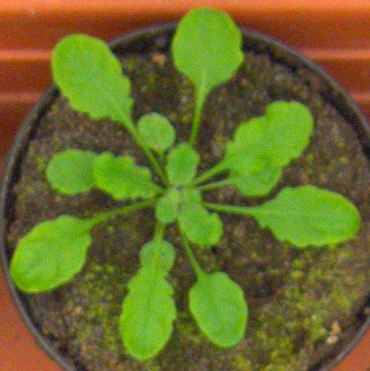
#> input picture ara2012_plant024_rgb.png, 370 x 371 px
$ jupyter execute hw3_input1.ipynb
#> lines starting #> are read from the running program, lines starting #| are printed output that depends on the picture; after the words box and inside, x2 and y2 are one past the last pixel; in counts of white or black regions, pixels touching at a corner belong together
[cell 1]
#Şevval Kaplan & Şevval Yardımcı Group Homework-3

import cv2
import numpy as np
import matplotlib.pyplot as plt

#loading RGB image and displaying the original input
image = cv2.imread('ara2012_plant024_rgb.png')
#> image is the input picture: shape (371, 370, 3); mean B, G, R 42.3, 107.2, 105.8
plt.figure(figsize=(8, 8))
image = cv2.cvtColor(image, cv2.COLOR_BGR2RGB)
plt.imshow(image)
plt.title('input image')
plt.show()

#reshaping the image to 2D
pixels = image.reshape(-1, 3)

#performed k-means clustering for different k values
k_values = [2, 3, 4, 5]
segmentations = []

for k in k_values:
    _, labels, centers = cv2.kmeans(pixels.astype(np.float32), k, None, criteria=(cv2.TERM_CRITERIA_EPS + cv2.TERM_CRITERIA_MAX_ITER, 10, 1.0), attempts=10, flags=cv2.KMEANS_RANDOM_CENTERS)
    segmented_image = labels.reshape(image.shape[:2])
    segmentations.append(segmented_image)
#> this loop made 4 passes
#> centers on pass 1: [[126.1, 157.2, 43], [92.36, 74.12, 41.89]]
#> pass 1, `segmented_image = labels.reshape(image.shape[:2])`:
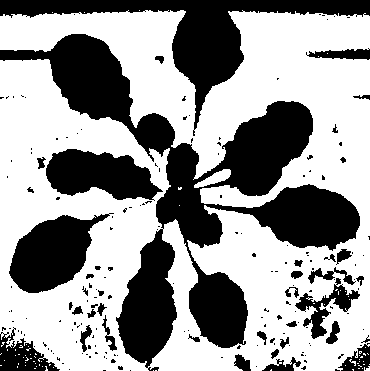
#> segmented_image: shape (371, 370) int32; values 0 (black) and 1 (white), 60.2% white; 186 black regions (146 under 20 px), largest, box (x1, y1, x2, y2) and area: (0, 34, 360, 371) 30209, (0, 0, 370, 136) 9453, (9, 213, 114, 293) 4673
#> pass 2, `segmented_image = labels.reshape(image.shape[:2])`:
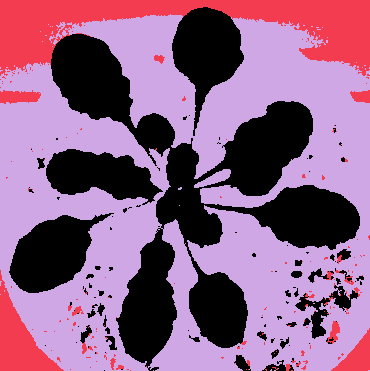
#> segmented_image: shape (371, 370) int32; 3 distinct labels, from 0 to 2; one colour per label, 0 black
#> pass 3, `segmented_image = labels.reshape(image.shape[:2])`:
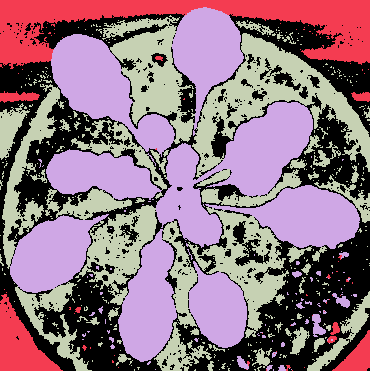
#> segmented_image: shape (371, 370) int32; 4 distinct labels, from 0 to 3; one colour per label, 0 black
#> after the loop, segmentations = 4 items

#displaying the results in a for loop
plt.figure(figsize=(8, 8))

for i, segmentation in enumerate(segmentations):
    plt.subplot(2, 2, i+1)
    plt.imshow(segmentation, cmap='viridis')
    plt.colorbar(shrink=0.75)
    plt.title(f'k = {k_values[i]}')
#> this loop made 4 passes


plt.tight_layout()
plt.show()
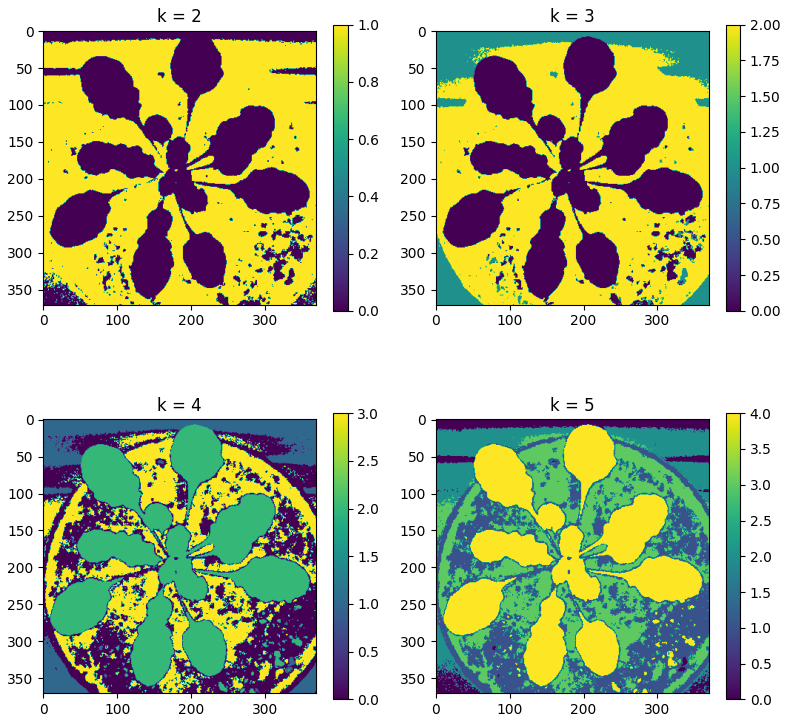
#> figure drawn by matplotlib, 8 panels

#choosing k-value for masking
chosen_segmentation = segmentations[1]

#masking
binary_mask = np.where(chosen_segmentation == 1, 1, 0)
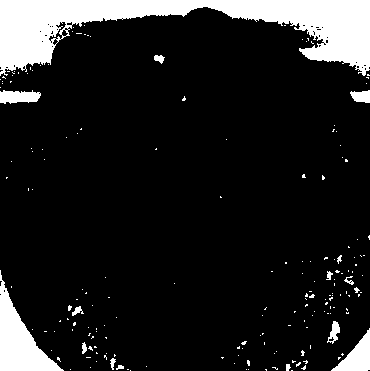
#> binary_mask: shape (371, 370) int64; values 0 (black) and 1 (white), 12.6% white; 187 white regions (171 under 20 px), largest, box (x1, y1, x2, y2) and area: (0, 0, 370, 76) 12286, (0, 270, 64, 371) 2500, (331, 328, 370, 371) 775

#distance transform
dist_transform = cv2.distanceTransform(binary_mask.astype(np.uint8), cv2.DIST_L2, 3)
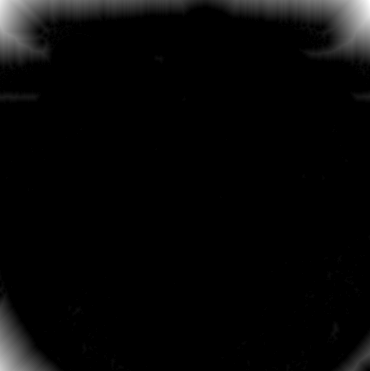
#> dist_transform: shape (371, 370) float32; min 0, max 55.44, mean 1.6; drawn with min black and max white

#displaying the binary mask and distance transform results
plt.figure(figsize=(8, 8))

plt.subplot(2, 2,1)
plt.imshow(binary_mask, cmap='viridis')
plt.title('binary mask of plant (k=3)')
plt.colorbar(shrink=0.75)

plt.subplot(2, 2,2)
plt.imshow(dist_transform, cmap='viridis')
plt.title('distance transform')
plt.colorbar(shrink=0.75)


#calculating the minRadius and maxRadius
max_distance = np.max(dist_transform)
#> max_distance = 55.44
min_radius = int(max_distance * 0.25)
#> min_radius = 13
max_radius = int(max_distance * 1.25)
#> max_radius = 69

#RGB image to LAB
lab_image = cv2.cvtColor(image, cv2.COLOR_RGB2Lab)
#> lab_image: shape (371, 370, 3); mean of channels 0, 1, 2 113.1, 119.8, 162

#select the a* channel
a_channel = lab_image[:, :, 1]
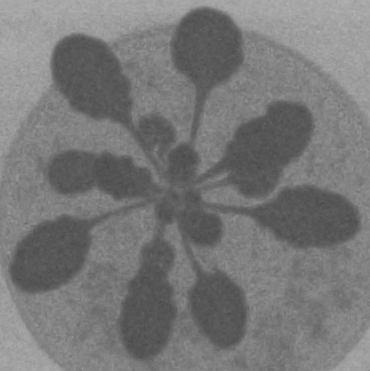
#> a_channel: shape (371, 370); min 72, max 176, mean 119.8

#blur the a* channel
filtered_a = cv2.medianBlur(a_channel, 5)

plt.subplot(2, 2,3)
plt.imshow(a_channel, cmap='viridis')
plt.title('a channel')
plt.colorbar(shrink=0.75)

plt.subplot(2, 2,4)
plt.imshow(filtered_a, cmap='viridis')
plt.title('a channel after median blur ksize=5')
plt.colorbar(shrink=0.75)
plt.tight_layout()
plt.show()
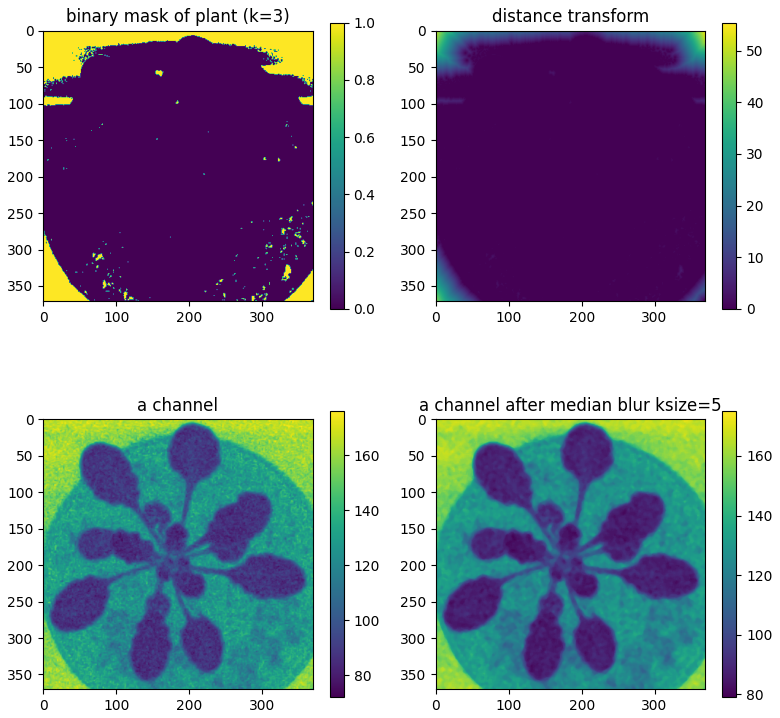
#> figure drawn by matplotlib, 8 panels


#detecting the circles by Hough Transform for different parameters
param1_values = [40, 80, 80]
param2_values = [10, 10, 15]
detection_results = []

for param1, param2 in zip(param1_values, param2_values):
    circles = cv2.HoughCircles(filtered_a, cv2.HOUGH_GRADIENT, dp=1, minDist=0.1 * min(image.shape[:2]), param1=param1, param2=param2, minRadius=min_radius, maxRadius=max_radius)

    if circles is not None:
        detection_results.append(circles[0])
    else:
        detection_results.append([])
#> after the loop, detection_results = 3 items

plt.figure(figsize=(12, 4))

for i, circles in enumerate(detection_results):
    plt.subplot(1, 3, i+1)
    plt.imshow(image)
    plt.title(f'param1 = {param1_values[i]}, param2 = {param2_values[i]}')

    if len(circles) > 0:
        for circle in circles:
            x, y, radius = circle
            circle_patch = plt.Circle((x, y), radius, color='r', fill=False,linewidth=2.5)
            plt.gca().add_patch(circle_patch)

            # Add a diamond at the center of the circle
            diamond_patch = plt.Polygon([[x-4, y], [x, y-4], [x+4, y], [x, y+4]], color='b', closed=True)
            plt.gca().add_patch(diamond_patch)
#> this loop made 3 passes


plt.show()
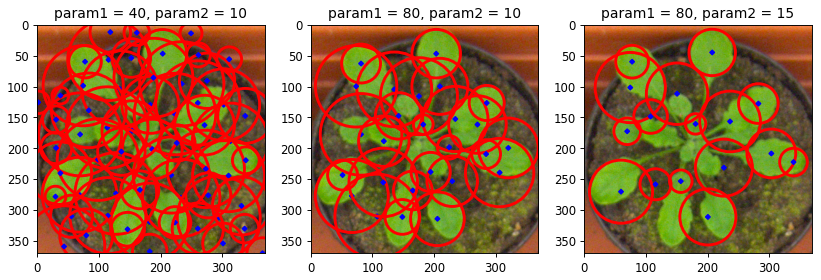
#> figure drawn by matplotlib, 3 panels


def eliminate_invalid_detections(circles, binary_mask):
    valid_circles = []
    for circle in circles:
        x, y, _ = circle

        if binary_mask[int(y), int(x)] != 0:
            valid_circles.append(circle)

    return valid_circles


plt.figure(figsize=(12, 4))

for i, (param1, param2) in enumerate(zip(param1_values, param2_values)):
    chosen_detection = detection_results[i]

    #eliminating invalid detections using the binary mask
    valid_circles = eliminate_invalid_detections(chosen_detection, binary_mask)

    plt.subplot(1, 3, i + 1)
    plt.imshow(image)

    plt.title(f'param1 = {param1}, param2 = {param2} after elimination')

    for circle in valid_circles:
        x, y, radius = circle
        circle_patch = plt.Circle((x, y), radius, color='r', fill=False,linewidth=2.5)
        plt.gca().add_patch(circle_patch)

        diamond_patch = plt.Polygon([[x-4, y], [x, y-4], [x+4, y], [x, y+4]], color='b', closed=True)
        plt.gca().add_patch(diamond_patch)


plt.tight_layout()

plt.show()
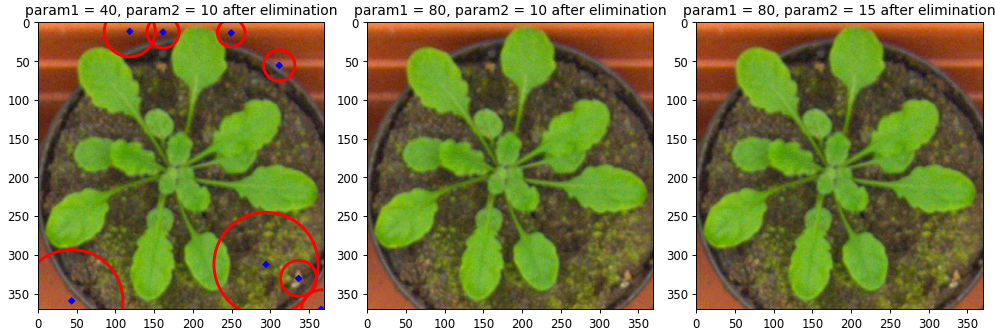
#> figure drawn by matplotlib, 3 panels

$ run again, with ara2012_plant002_rgb.png copied over ara2012_plant024_rgb.png
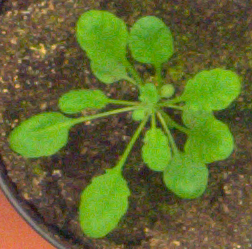
#> input picture ara2012_plant002_rgb.png, 252 x 249 px
#> image is the input picture: shape (249, 252, 3); mean B, G, R 46.2, 106.7, 98.8
#> the loop `for k in k_values:` made 4 passes
#> centers on pass 1: [[85.63, 75.73, 46.5], [120.2, 157.3, 45.74]]
#> pass 1, `segmented_image = labels.reshape(image.shape[:2])`:
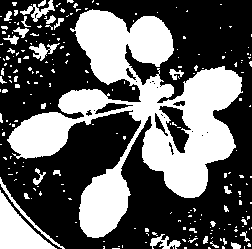
#> segmented_image: shape (249, 252) int32; values 0 (black) and 1 (white), 37.9% white; 228 white regions (195 under 20 px), largest, box (x1, y1, x2, y2) and area: (7, 9, 243, 238) 19345, (0, 190, 57, 249) 1474, (0, 177, 65, 249) 283
#> after the loop `for k in k_values:`: segmentations = 4 items
#> the loop `for i, segmentation in enumerate(segmentations):` made 4 passes
#> binary_mask: shape (249, 252) int64; values 0 (black) and 1 (white), 20.3% white; 492 white regions (448 under 20 px), largest, box (x1, y1, x2, y2) and area: (0, 0, 101, 100) 3555, (144, 174, 252, 249) 2944, (0, 174, 68, 249) 2127
#> max_distance = 37.1
#> min_radius = 9
#> max_radius = 46
#> lab_image: shape (249, 252, 3); mean of channels 0, 1, 2 110.4, 117.3, 158.3
#> after the loop `for param1, param2 in zip(param1_values, param2_values):`: detection_results = 3 items
#> the loop `for i, circles in enumerate(detection_results):` made 3 passes
#> `plt.show()`:
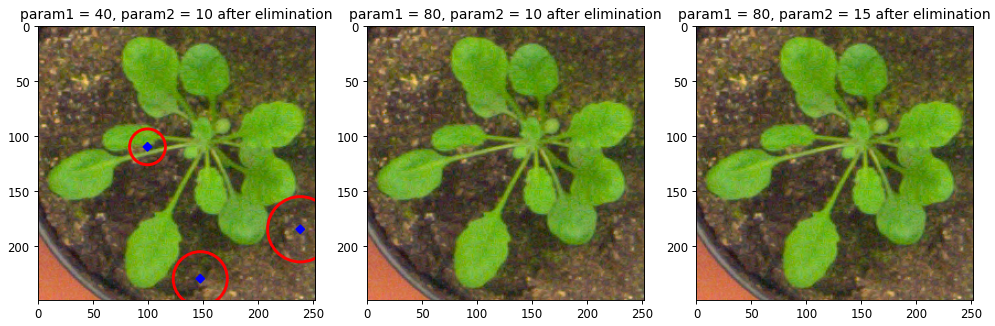
#> figure drawn by matplotlib, 3 panels

$ run again, with ara2012_plant003_rgb.png copied over ara2012_plant024_rgb.png
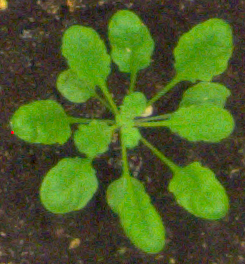
#> input picture ara2012_plant003_rgb.png, 245 x 264 px
#> image is the input picture: shape (264, 245, 3); mean B, G, R 36.6, 95.4, 76.2
#> the loop `for k in k_values:` made 4 passes
#> centers on pass 1: [[99.88, 157.5, 32.4], [61.17, 56.12, 39.2]]
#> after the loop `for k in k_values:`: segmentations = 4 items
#> the loop `for i, segmentation in enumerate(segmentations):` made 4 passes
#> binary_mask: shape (264, 245) int64; values 0 (black) and 1 (white), 18.2% white; 477 white regions (443 under 20 px), largest, box (x1, y1, x2, y2) and area: (173, 65, 235, 143) 1890, (40, 157, 98, 214) 1717, (74, 91, 172, 158) 1708
#> max_distance = 7.8
#> min_radius = 1
#> max_radius = 9
#> lab_image: shape (264, 245, 3); mean of channels 0, 1, 2 95.5, 113.2, 155.3
#> the loop `for param1, param2 in zip(param1_values, param2_values):` made 3 passes
#> circles on pass 2: [[101.5, 162.5, 8.4]]
#> after the loop `for param1, param2 in zip(param1_values, param2_values):`: detection_results = 3 items
#> the loop `for i, circles in enumerate(detection_results):` made 3 passes
#> circles on passes 2 to 3: [[101.5, 162.5, 8.4]], []
#> the loop `for i, (param1, param2) in enumerate(zip(param1_values, param2_values)):` made 3 passes
#> valid_circles on pass 1: [[68.5, 1.5, 3.8]]
#> `plt.show()`:
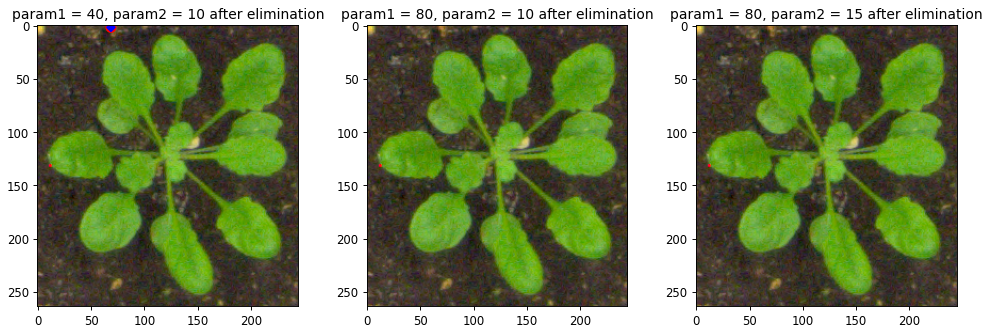
#> figure drawn by matplotlib, 3 panels
